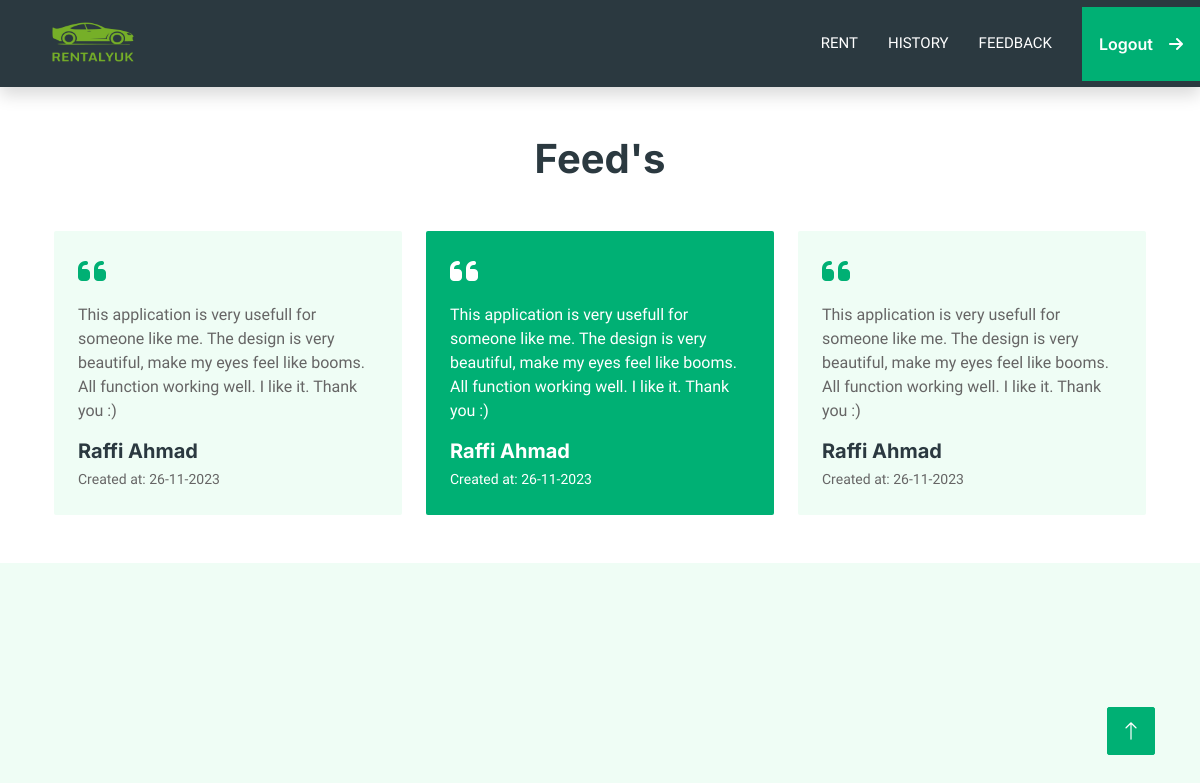
Page /views/index.php?page=feedback (signed in) on the committed database.
### tables this page shows
CREATE TABLE `feedback` (
  `id_feedback` int(12) NOT NULL,
  `id_user` int(12) DEFAULT NULL,
  `feed` text DEFAULT NULL,
  `created_at` date NOT NULL
);

CREATE TABLE `user` (
  `id_user` int(12) NOT NULL,
  `name` varchar(100) DEFAULT NULL,
  `email` varchar(100) DEFAULT NULL,
  `phone` varchar(20) DEFAULT NULL,
  `password` varchar(100) DEFAULT NULL
);

### views/page/feedback.php (the view, shortened to what this page needs)
<div class="container-xxl py-5 wow fadeInUp" data-wow-delay="0.1s">
    <div class="container">
        <h1 class="text-center mb-5">Feed's</h1>
        <div class="owl-carousel testimonial-carousel">
            <?php
            $query = mysqli_query($conn, "SELECT user.name, feedback.* FROM feedback
            INNER JOIN user ON user.id_user = feedback.id_user ORDER BY feedback.id_feedback DESC LIMIT 10 ");
            while ($data = mysqli_fetch_array($query)) {
                $date = date_create($data['created_at']);
            ?>
                <div class="testimonial-item bg-light rounded p-4">
                    <i class="fa fa-quote-left fa-2x text-primary mb-3"></i>
                    <p><?= $data['feed'] ?></p>
                    <div class="d-flex align-items-center">
                        <div class="">
                            <h5 class="mb-1"><?= $data['name'] ?></h5>
                            <small>Created at: <?= date_format($date, "d-m-Y") ?></small>
                        </div>
                    </div>
                </div>
            <?php } ?>
        </div>
    </div>
</div>

### views/css/style.css (style rules this page uses)
:root { --primary: #00B074; --secondary: #2B9BFF; --light: #EFFDF5; --dark: #2B3940; }
.testimonial-carousel .owl-item .testimonial-item, .testimonial-carousel .owl-item.center .testimonial-item * { transition: .5s; }
.testimonial-carousel .owl-item.center .testimonial-item { background: var(--primary) !important; }
.testimonial-carousel .owl-item.center .testimonial-item * { color: #FFFFFF !important; }

### rows in the picture
feedback: feed "This application is very usefull for someone like me. The design is very beautiful, make my eyes feel like booms. All function working well. I like it. Thank you :)", id_user.name "Raffi Ahmad", created_at "26-11-2023"
